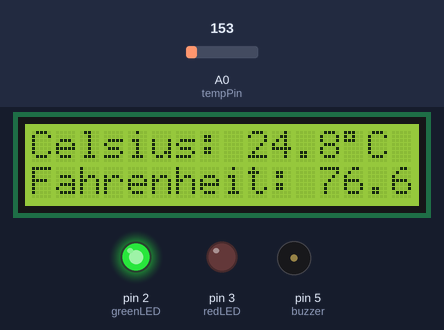
Recording of a sketch running on a simulated Arduino Uno, built with avr-gcc and run on an emulated ATmega328P. Parts: 16×2 character LCD, output pins drawn as LEDs (lit = HIGH), buzzer (waves = sounding). Inputs (shaded band) come from the test bench; at power-on: A0 (tempPin) = 153. What the sketch prints to the serial monitor is not drawn.

Above: at 3.2 s.
3.3 s: A0 (tempPin) set to 164
At 4.0 s:
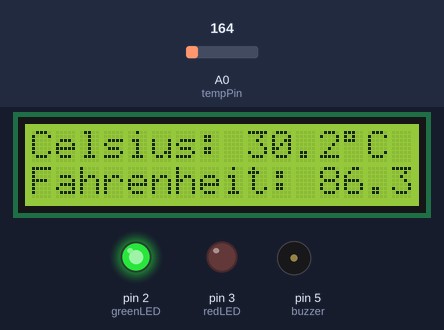
5.1 s: A0 (tempPin) set to 175
At 5.7 s:
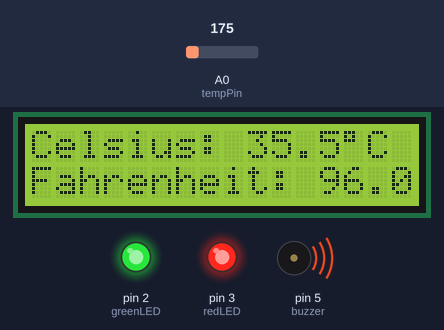
7.1 s: A0 (tempPin) set to 165
At 8.6 s:
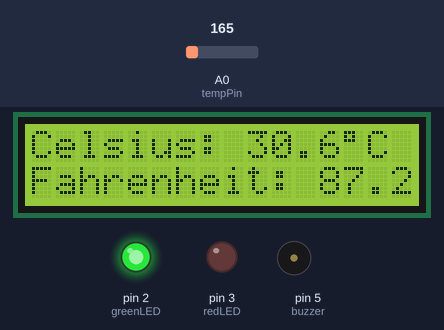
Timing chart, 0 to 10.1 s (numbered marks = the images above; inputs shaded):
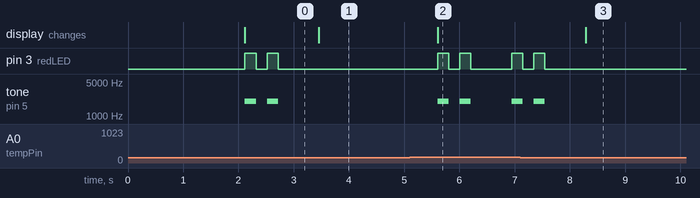

The sketch:

temp_monitor.ino
```cpp
#include <Wire.h>
#include <LiquidCrystal_I2C.h>

const int tempPin = A0;
const int greenLED = 2;
const int redLED = 3;
const int buzzer = 5;

const float TEMP_LOW = 80.0; //range of "safe" temperatures
const float TEMP_HIGH = 90.0;

LiquidCrystal_I2C lcd(0x27, 16, 2);

void setup() {
  pinMode(greenLED, OUTPUT);
  pinMode(redLED, OUTPUT);
  pinMode(buzzer, OUTPUT);

  digitalWrite(greenLED, HIGH);  // green LED on at start

  Serial.begin(9600);
  lcd.begin(16, 2);
  lcd.backlight();

  lcd.setCursor(0, 0);
  lcd.print("Temp Monitor");
  delay(2000);
  lcd.clear();
}

void loop() {

  int sensorVal = analogRead(tempPin);
  float voltage = sensorVal * (5.0 / 1023.0);
  float tempC = (voltage - 0.5) * 100.0;
  float tempF = tempC * 9.0 / 5.0 + 32.0;

  Serial.print("Temp: "); //display on LCD screen
  Serial.print(tempC);
  Serial.print(" C / ");
  Serial.print(tempF);
  Serial.println(" F");

  lcd.setCursor(0, 0);
  lcd.print("Celsius: ");
  lcd.print(tempC, 1);
  lcd.print((char)223);
  lcd.print("C   ");

  lcd.setCursor(0, 1);
  lcd.print("Fahrenheit: ");
  lcd.print(tempF, 1);
  lcd.print((char)223);
  lcd.print("F  ");

  if (tempF < TEMP_LOW || tempF > TEMP_HIGH) { //if temp is outside specified range then turn on red LED and buzzer
    for (int i = 0; i < 2; i++) {
      digitalWrite(redLED, HIGH);
      tone(buzzer, 2000);
      delay(200);

      digitalWrite(redLED, LOW);
      noTone(buzzer);
      delay(200);
    }
  } else {
    digitalWrite(redLED, LOW);
    noTone(buzzer);
  }

  delay(500);
}
```

Measured:
- after the input at 3.3 s, pin 3 (redLED): stops changing and stays LOW; tone on pin 5 (buzzer): stops changing and stays silent; the display: changes after 0.16 s (image 1)
- after the input at 5.1 s, pin 3 (redLED): goes HIGH 0.20 s, LOW 0.20 s, HIGH 0.20 s, LOW 0.74 s, then HIGH, starting after 0.51 s; tone on pin 5 (buzzer): goes 2000 Hz 0.20 s, silent 0.20 s, 2000 Hz 0.20 s, silent 0.74 s, then 2000 Hz, starting after 0.51 s; the display: changes after 0.51 s (image 2)
- after the input at 7.1 s, pin 3 (redLED): goes on until 7.5 s, then stays LOW; tone on pin 5 (buzzer): goes on until 7.5 s, then stays silent; the display: changes after 1.2 s (image 3)
- by itself, pin 3 (redLED): alternates HIGH for 0.20 s and LOW for 0.20 s, 4 changes in all, then stays LOW
- by itself, tone on pin 5 (buzzer): alternates 2000 Hz for 0.20 s and silent for 0.20 s, 4 changes in all, then stays silent
